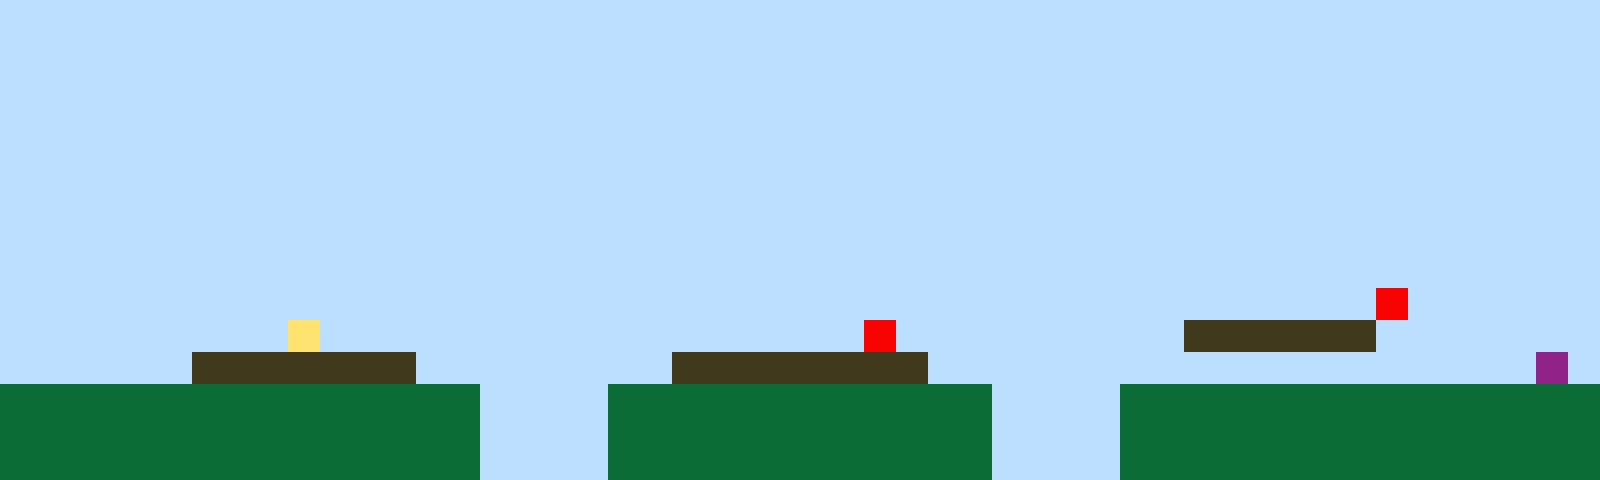

This is a level from a 2D game, rendered from its Tiled map with the project's own tilesets. A one-line summary and the complete map file follow:
An orthogonal 50x15 tile map with 32x32 px tiles, 1 tile layer (Tile Layer 1).

<map version="1.10" tiledversion="1.11.2" orientation="orthogonal" renderorder="right-up" width="50" height="15" tilewidth="32" tileheight="32" infinite="0" nextlayerid="2" nextobjectid="1"><editorsettings><export target="map1.csv" format="csv" /></editorsettings><tileset firstgid="1" name="sprites" tilewidth="32" tileheight="32" tilecount="6" columns="3"><image source="sprites.png" width="96" height="64" /></tileset><layer id="1" name="Tile Layer 1" width="50" height="15"><data encoding="csv">1,1,1,1,1,1,1,1,1,1,1,1,1,1,1,1,1,1,1,1,1,1,1,1,1,1,1,1,1,1,1,1,1,1,1,1,1,1,1,1,1,1,1,1,1,1,1,1,1,1,1,1,1,1,1,1,1,1,1,1,1,1,1,1,1,1,1,1,1,1,1,1,1,1,1,1,1,1,1,1,1,1,1,1,1,1,1,1,1,1,1,1,1,1,1,1,1,1,1,1,1,1,1,1,1,1,1,1,1,1,1,1,1,1,1,1,1,1,1,1,1,1,1,1,1,1,1,1,1,1,1,1,1,1,1,1,1,1,1,1,1,1,1,1,1,1,1,1,1,1,1,1,1,1,1,1,1,1,1,1,1,1,1,1,1,1,1,1,1,1,1,1,1,1,1,1,1,1,1,1,1,1,1,1,1,1,1,1,1,1,1,1,1,1,1,1,1,1,1,1,1,1,1,1,1,1,1,1,1,1,1,1,1,1,1,1,1,1,1,1,1,1,1,1,1,1,1,1,1,1,1,1,1,1,1,1,1,1,1,1,1,1,1,1,1,1,1,1,1,1,1,1,1,1,1,1,1,1,1,1,1,1,1,1,1,1,1,1,1,1,1,1,1,1,1,1,1,1,1,1,1,1,1,1,1,1,1,1,1,1,1,1,1,1,1,1,1,1,1,1,1,1,1,1,1,1,1,1,1,1,1,1,1,1,1,1,1,1,1,1,1,1,1,1,1,1,1,1,1,1,1,1,1,1,1,1,1,1,1,1,1,1,1,1,1,1,1,1,1,1,1,1,1,1,1,1,1,1,1,1,1,1,1,1,1,1,1,1,1,1,1,1,1,1,1,1,1,1,1,1,1,1,1,1,1,1,1,1,1,1,1,1,1,1,1,1,1,1,1,1,1,1,1,1,1,1,1,1,1,1,1,1,1,1,1,1,1,1,1,1,1,1,1,1,1,1,1,1,1,1,1,1,1,1,1,1,1,1,1,1,1,1,1,1,1,1,1,1,1,1,1,1,1,1,1,1,1,1,1,1,1,1,1,1,1,1,1,1,1,1,1,1,1,1,1,1,1,1,1,1,1,1,1,1,1,1,1,1,1,1,1,1,1,5,1,1,1,1,1,1,1,1,1,1,1,1,1,1,1,4,1,1,1,1,1,1,1,1,1,1,1,1,1,1,1,1,1,5,1,1,1,1,1,1,1,1,1,3,3,3,3,3,3,1,1,1,1,1,1,1,1,1,1,1,1,1,3,3,3,3,3,3,3,1,1,1,1,1,1,1,1,3,3,3,3,3,3,3,3,1,1,1,1,1,1,1,1,1,1,1,1,1,1,1,1,1,1,1,6,1,2,2,2,2,2,2,2,2,2,2,2,2,2,2,2,1,1,1,1,2,2,2,2,2,2,2,2,2,2,2,2,1,1,1,1,2,2,2,2,2,2,2,2,2,2,2,2,2,2,2,2,2,2,2,2,2,2,2,2,2,2,2,2,2,2,1,1,1,1,2,2,2,2,2,2,2,2,2,2,2,2,1,1,1,1,2,2,2,2,2,2,2,2,2,2,2,2,2,2,2,2,2,2,2,2,2,2,2,2,2,2,2,2,2,2,1,1,1,1,2,2,2,2,2,2,2,2,2,2,2,2,1,1,1,1,2,2,2,2,2,2,2,2,2,2,2,2,2,2,2</data></layer></map>
